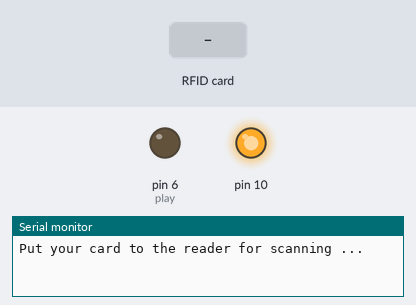
This sketch was run on a simulated Arduino Uno, built with avr-gcc and run on an emulated ATmega328P. Shown: output pins drawn as LEDs (lit = HIGH), the last lines printed to the serial monitor. The inputs (shaded band) are chosen by the test bench.

Above: at 1.2 s.
1.3 s: RFID card 4A 98 43 3F held to the reader
At 2.6 s:
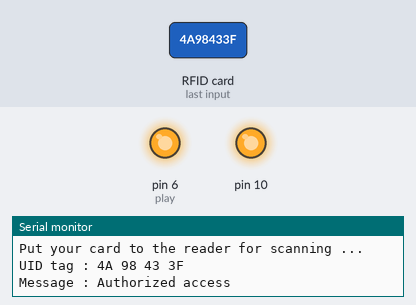
Timing chart, 0 to 15.3 s (numbered marks = the images above; inputs shaded):
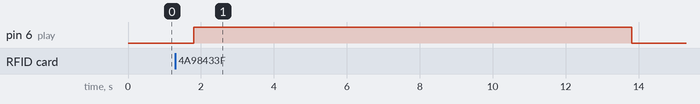

Measured:
- after the input at 1.3 s, pin 6 (play): LOW → HIGH after 0.51 s, → LOW 12.0 s later

The sketch:

RFID_technology_for_NFCsarathi.ino
```cpp
#include <SPI.h>
#include <MFRC522.h>
int play =6;

#define SS_PIN 5
#define RST_PIN 9
MFRC522 mfrc522(SS_PIN, RST_PIN);   // Create MFRC522 instance.
void setup()
{
  Serial.begin(9600);   // Initiate a serial communication
  SPI.begin();          // Initiate  SPI bus
  mfrc522.PCD_Init();   // Initiate MFRC522
  pinMode(play, OUTPUT);
  digitalWrite(play,LOW);
  Serial.println("Put your card to the reader for scanning ...");
  Serial.println();

}
void loop()
{
  // Look for new cards
  if ( ! mfrc522.PICC_IsNewCardPresent())
  {
    return;
  }
  // Select one of the cards
  if ( ! mfrc522.PICC_ReadCardSerial())
  {
    return;
  }
  //Show UID on serial monitor
  Serial.print("UID tag :");
  String content= "";
  byte letter;
  for (byte i = 0; i < mfrc522.uid.size; i++)
  {
     Serial.print(mfrc522.uid.uidByte[i] < 0x10 ? " 0" : " ");
     Serial.print(mfrc522.uid.uidByte[i], HEX);
     content.concat(String(mfrc522.uid.uidByte[i] < 0x10 ? " 0" : " "));
     content.concat(String(mfrc522.uid.uidByte[i], HEX));
  }
  Serial.println();
  Serial.print("Message : ");
  content.toUpperCase();
  if (content.substring(1) == "4A 98 43 3F")
  {
    Serial.println("Authorized access");
    Serial.println();
    delay(500);
    digitalWrite(play,HIGH);
    delay(12000);
    digitalWrite(play,LOW);


  }

 else   {
    Serial.println(" Access denied");
    delay(500);
    digitalWrite(play, LOW);

  }
}
```
